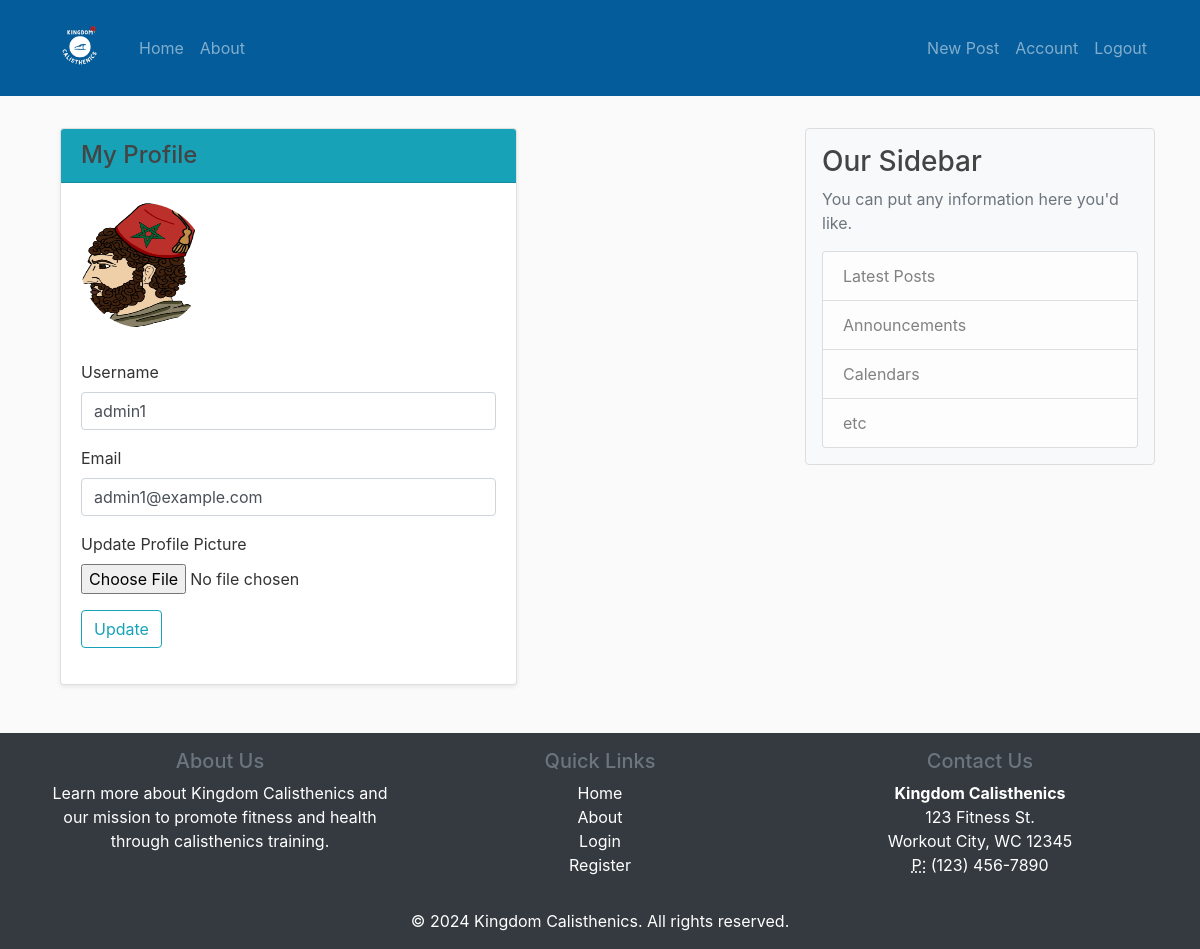
The app's page /account (signed in), older data.
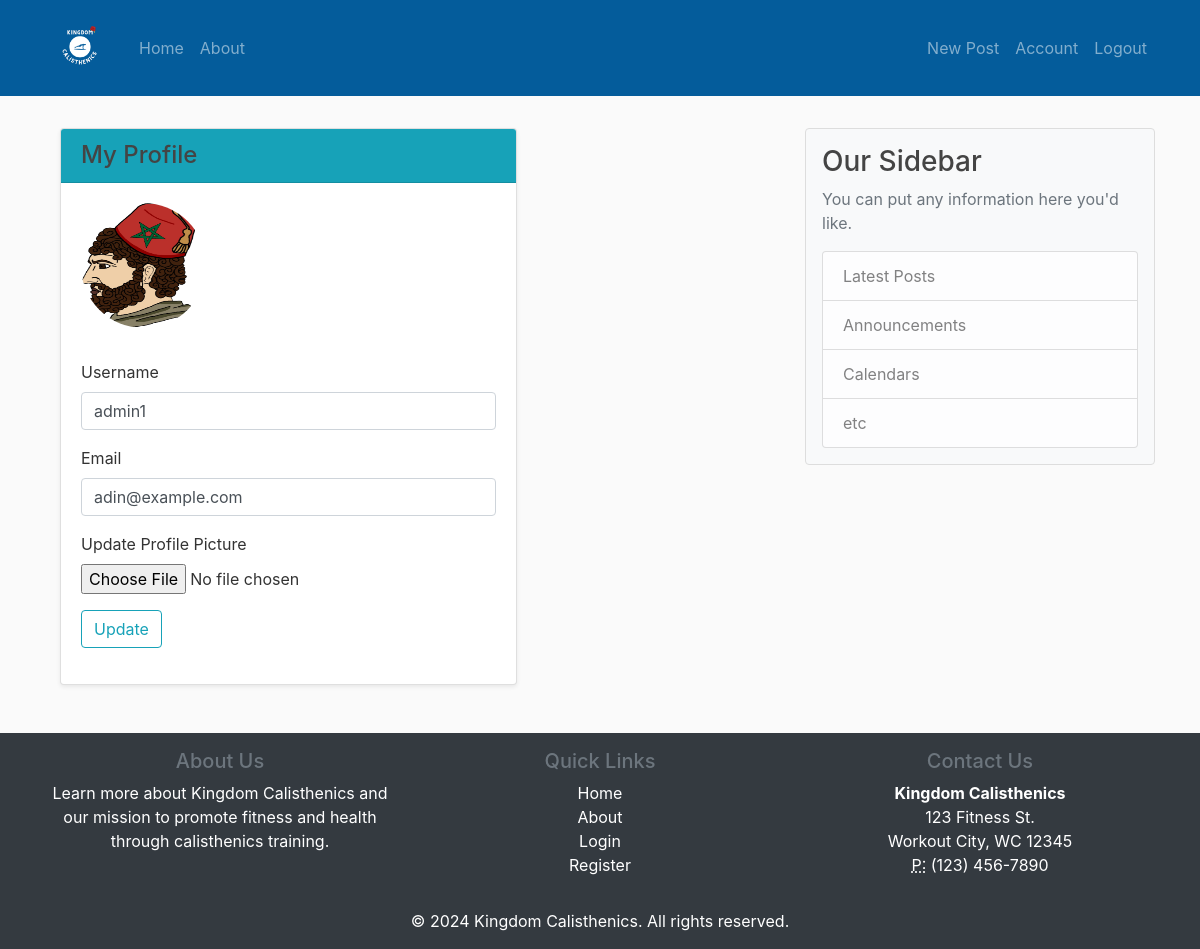
The same page, newer data.
### CalisthenicsBlog/models.py (models this page shows, shortened)
class User(db.Model, UserMixin):
    id = db.Column(db.Integer, primary_key=True)
    username = db.Column(db.String(20), unique=True, nullable=False)
    email = db.Column(db.String(120), unique=True, nullable=False)
    image_file = db.Column(db.String(20), nullable=False, default='default.png')
    password = db.Column(db.String(60), nullable=False)
    posts = db.relationship('Post', backref='author', lazy=True)

### CalisthenicsBlog/routes.py (the view)
@app.route("/account", methods=['GET', 'POST'])
@login_required
def account():
    user = current_user
    form = UpdateAccountForm()
    if form.validate_on_submit():
        if form.picture.data:
            picture_file = save_picture(form.picture.data)
            user.image_file = picture_file
        try:
            user.username = form.username.data
            user.email = form.email.data
            db.session.commit()
            flash('Your account has been updated!', 'success')
            return redirect(url_for('account'))
        except Exception as e:
            db.session.rollback()
            flash('Error updating account: {}'.format(str(e)), 'danger')
    elif request.method == 'GET':
        form.username.data = current_user.username
        form.email.data = current_user.email
    image_file = url_for('static', filename='profile_pics/' + current_user.image_file)
    return render_template('account.html', title='Account',
                            image_file=image_file, form=form)

### CalisthenicsBlog/forms.py (shortened to what this page needs)
class UpdateAccountForm(FlaskForm):
    username = StringField('Username',
                           validators=[DataRequired(), Length(min=3, max=20)])
    email = StringField('Email',
                        validators=[DataRequired(), Email()])
    picture = FileField('Update Profile Picture', validators=[FileAllowed(['jpg', 'png'])])
    submit = SubmitField('Update')

### CalisthenicsBlog/models.py (called while the page is built)
@login_manager.user_loader
def load_user(user_id):
    return User.query.get(int(user_id))

### CalisthenicsBlog/templates/account.html (shortened to what this page needs)
{% extends "layout.html" %}
{% block content %}
<div class="container mt--1">
    <div class="row">
        <div class="col-lg-8">
            <div class="card shadow-sm">
                <div class="card-header bg-info text-white">
                    <h4 class="mb-0">My Profile</h4>
                </div>
                <div class="card-body">
                    <form method="POST" action="" enctype="multipart/form-data">
                        <div class="form-group">
                            <img src="{{ image_file }}" alt="" class="rounded-circle account-img">
                        </div>
                        <div class="form-group">
                            {{ form.username.label(class="form-control-label") }}
                            {{ form.username(class="form-control") }}
                        </div>
                        <div class="form-group">
                            {{ form.email.label(class="form-control-label") }}
                            {{ form.email(class="form-control") }}
                        </div>
                        <div class="form-group">
                            {{ form.picture.label()}}
                            {{ form.picture(class="form-control-file") }}
                        </div>
                        <div class="form-group">
                            {{ form.submit(class="btn btn-outline-info") }}
                        </div>
                    </form>
                </div>
            </div>
        </div>
    </div>
</div>
{% endblock content %}

Row changes from the older to the newer data that the page shows:
changed User "admin1": email "admin1@example.com" → "adin@example.com"
